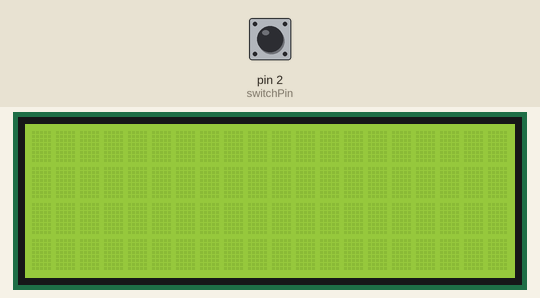
Recording of a sketch running on a simulated Arduino Uno, built with avr-gcc and run on an emulated ATmega328P. Shown: 20×4 character LCD. The inputs (shaded band) are chosen by the test bench; at power-on: pin 2 (switchPin) HIGH. Random numbers use the default seed unless the sketch sets one.

Above: at 1.2 s.
1.3 s: pin 2 (switchPin) pulled LOW for 0.15 s
At 2.4 s:
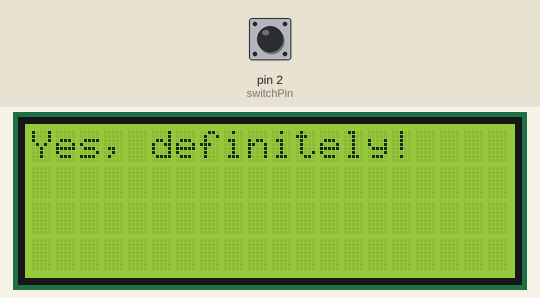
4.4 s: pin 2 (switchPin) pulled LOW for 3.2 s
At 8.4 s:
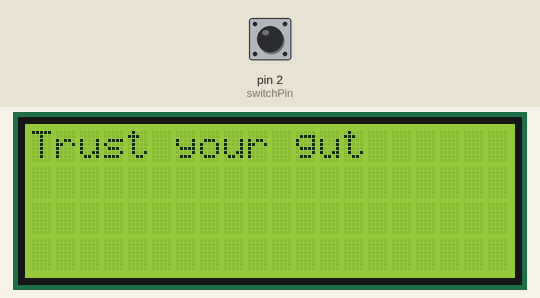
13.6 s: pin 2 (switchPin) driven LOW
At 14.2 s:
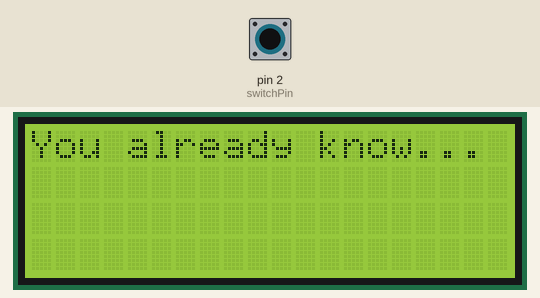
Timing chart, 0 to 16.6 s (numbered marks = the images above; inputs shaded):
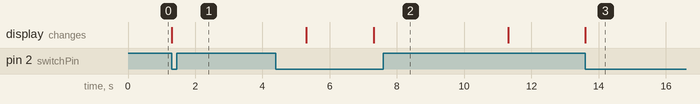

Measured:
- after the input at 1.3 s, the display: changes at once (image 1)
- after the input at 13.6 s, the display: changes at once (image 3)

The sketch:

Grace_FortuneTeller_FINAL.ino
```cpp
// Modified from: Mellis, D. A., Fried, L., Igoe, T., & Guadalupi, A. (2016). LiquidCrystal library: Hello World [Example sketch]. Arduino IDE (Version 2.3.10). Arduino
// Modified from: Geddes, M. (2016). Arduino project handbook: 25 practical projects to get you started (Project 14: Fortune teller, pp. 117–123). No Starch Press.
// include the library code:
#include <LiquidCrystal.h>

// initialize the library by associating any needed LCD interface pin
// with the arduino pin number it is connected to
const int rs = 7, en = 8, d4 = 9, d5 = 10, d6 = 11, d7 = 12;
LiquidCrystal lcd(rs, en, d4, d5, d6, d7);

// Pin the switch (touching wires) is connected to.
const int switchPin = 2;

void setup() {
  // Modified from: Arduino. (2026, July 1). LiquidCrystal. Arduino Documentation. https://docs.arduino.cc/libraries/liquidcrystal/
  // Start the LCD and set up the switch.
  lcd.begin(20, 4);
 // Modified from: Arduino. (2026, February 14). pinMode(). Arduino Documentation. https://docs.arduino.cc/language-reference/en/functions/digital-io/pinMode/
 // INPUT_PULLUP keeps the pin HIGH until the wires touch and connect it to ground, which makes it read LOW
  pinMode(switchPin, INPUT_PULLUP);
  // Modified from: Arduino. (2025, May 23). randomSeed(). Arduino Documentation. https://docs.arduino.cc/language-reference/en/functions/random-numbers/randomSeed/
  // Read an empty pin so the starting point for random is different each time
  randomSeed(analogRead(0));
}

void loop() {
  // If the wires touch (the pin reads LOW), then a random fortune appears:
  if (digitalRead(switchPin) == LOW) {
    // Clear the screen to show a new fortune and remove the old one
    lcd.clear();
    // Modified from: Arduino. (2025, May 23). random(). Arduino Documentation. https://docs.arduino.cc/language-reference/en/functions/random-numbers/random/
    // Pick a random number for each of the 8 fortunes
    int Fortune = random(8);
    // Modified from: Arduino. (2024, May 21). switch...case. Arduino Documentation. https://docs.arduino.cc/language-reference/en/structure/control-structure/switchCase/
    // Look at the number and match it to the correct fortune
    switch (Fortune) {
      // Each case is a number with its fortune, and break stops the switch once its found its match
      case 0:
        lcd.print("Yes, definitely!");
        break;
      case 1:
        lcd.print("It does not matter!");
        break;
      case 2:
        lcd.print("You already know...");
        break;
      case 3:
        lcd.print("Trust your gut");
        break;
      case 4:
        lcd.print("NO!");
        break;
      case 5:
        lcd.print("Go touch grass");
        break;
      case 6:
        lcd.print("Maybe...");
        break;
      case 7:
        lcd.print("No comment");
        break;
    }
    // Modified from: Arduino. (2025, May 6). delay(). Arduino Documentation. https://docs.arduino.cc/language-reference/en/functions/time/delay/
    // Delay is how long a fortune shows on the screen - 4 seconds
    delay(4000);
    // Clears the screen before a new fortune appears
    lcd.clear();
    // Creates a small pause before new fortune appears
    delay(2000);
    // When the wires aren’t touching, the screen is cleared to show nothing
  } else {
    lcd.clear();
  }
}
```
